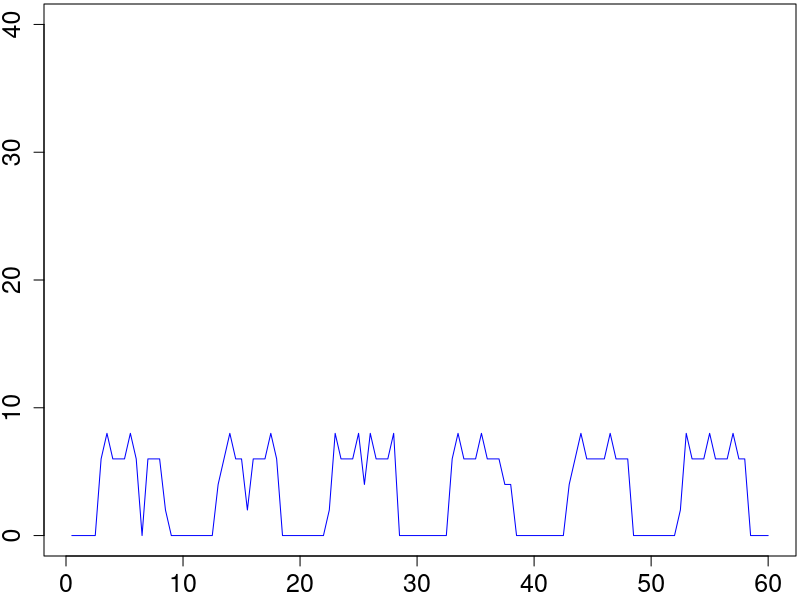

This chart was generated by the following R code:
# Read Raw Data
rawData <- readLines("pure-ndn.txt")
options(scipen=999)

# Extract Data Data
dataPattern <- "^\\+([.0-9]*).* < DATA for ([0-9]*)$"
dataData <- regmatches(rawData, gregexpr(dataPattern, rawData))
dataData <- dataData[grep(dataPattern, dataData)]
for (i in 1:length(dataData)) {
  dataData[i] <- sub(dataPattern, "\\1 \\2", dataData[i])
}

# Extract Interest Data
interestPattern <- "^\\+([.0-9]*).*Interest for ([0-9]*)$"
interestData <- regmatches(rawData, gregexpr(interestPattern, rawData))
interestData <- interestData[grep(interestPattern, interestData)]
for (i in 1:length(interestData)) {
  interestData[i] <- sub(interestPattern, "\\1 \\2", interestData[i])
}

# Extract Prefetch Interest Data
PreFetchInterestPattern <- "^\\+([.0-9]*).* > Pre-Fetch Interest for ([0-9]*)$"
PreFetchInterestData <- regmatches(rawData, gregexpr(PreFetchInterestPattern, rawData))
PreFetchInterestData <-PreFetchInterestData[grep(PreFetchInterestPattern, PreFetchInterestData)]
for (i in 1:length(PreFetchInterestData)) {
  PreFetchInterestData[i] <- sub(PreFetchInterestPattern, "\\1 \\2", PreFetchInterestData[i])
}
# duplicatedInterestNumber <- length(PreFetchInterestData)
# duplicatedInterestRatio <- duplicatedInterestNumber/(length(interestData) + duplicatedInterestNumber)

# Extract Recovery Interest Data
RecoveryInterestPattern <- "^\\+([.0-9]*).* > Recovery Interest for ([0-9]*)$"
RecoveryInterestData <- regmatches(rawData, gregexpr(RecoveryInterestPattern, rawData))
RecoveryInterestData <-RecoveryInterestData[grep(RecoveryInterestPattern, RecoveryInterestData)]
for (i in 1:length(RecoveryInterestData)) {
  RecoveryInterestData[i] <- sub(RecoveryInterestPattern, "\\1 \\2", RecoveryInterestData[i])
}

# Extract Dropped Data Data
DroppedPreFetchDataPattern <- "^\\+([.0-9]*).*< Pre.Fetch DATA..([0-9]*)..DROP.$"
DroppedPreFetchDataData <- regmatches(rawData, gregexpr(DroppedPreFetchDataPattern, rawData))
DroppedPreFetchDataData <-DroppedPreFetchDataData[grep(DroppedPreFetchDataPattern, DroppedPreFetchDataData)]
DroppedPreFetchDataNumber <- length(DroppedPreFetchDataData)
DroppedPreFetchDataRatio <- DroppedPreFetchDataNumber/(length(dataData) + DroppedPreFetchDataNumber)

# Extract Hop Data
hopcountPattern <- "^\\+([.0-9]*).*Hop count: ([0-9]*)$"
hopData <- regmatches(rawData, gregexpr(hopcountPattern, rawData))
hopData <- hopData[grep(hopcountPattern, hopData)]
for (i in 1:length(hopData)) {
  hopData[i] <- sub(hopcountPattern, "\\1 \\2", hopData[i])
}

# Calculate RTT
# df <- data.frame(index = numeric(length(dataData)),
#                  sending = numeric(length(dataData)),
#                  recieving = numeric(length(dataData)),
#                  rtt = numeric(length(dataData)),
#                  hopcount = numeric(length(dataData)),
#                  stringsAsFactors = FALSE)
# 
# for (i in 1:length(dataData)) {
#   item <- strsplit(as.character(dataData[i]), " ")
#   index <- as.numeric(item[[1]][2])
#   df$index[i] <- index
#   recieveTime <- as.numeric(item[[1]][1])
#   for (j in length(interestData):1) {
#     item2 <- strsplit(as.character(interestData[j]), " ")
#     index2 <- as.numeric(item2[[1]][2])
#     sendTime <- as.numeric(item2[[1]][1])
#     if (index2 - index == 0) {
#       df$sending[i] <- sendTime
#       df$recieving[i] <- recieveTime
#       df$rtt[i] <- (recieveTime*1000000000 - sendTime*1000000000)# - 214296000
#       break
#     }
#   }
#   for (j in length(RecoveryInterestData):1) {
#     item2 <- strsplit(as.character(RecoveryInterestData[j]), " ")
#     index2 <- as.numeric(item2[[1]][2])
#     sendTime <- as.numeric(item2[[1]][1])
#     if (index2 - index == 0) {
#       df$sending[i] <- sendTime
#       df$recieving[i] <- recieveTime
#       df$rtt[i] <- (recieveTime*1000000000 - sendTime*1000000000)# - 214296000
#       break
#     }
#   }
#   item3 <- strsplit(as.character(hopData[i]), " ")
#   df$hopcount[i] <- as.numeric(item3[[1]][2])
# }
# 
# # show plot
# #plot(df$rtt[1:nrow(df)], xlab="Data ID", ylab="Round-Trip Time")
# pdf("interest-only-hop-count.pdf",width=7,height=4) 
# par(mar=c(4,4,0,0)+0.1)
# plot(df$hopcount[1:nrow(df)], 
#      xlab="Target Data ID", ylab="Hop Number", 
#      ylim = c(1, 5),
#      pch = 1, cex.lab=1.5, cex.axis=1.5, cex.main=1.5, cex.sub=1.5)
# dev.off()
# rttsum <- summary(df$rtt[1:100])

# packets received per sencod
scale <- 0.5
table_row <- 60/scale
df2 <- data.frame(second = numeric(table_row),
                  packetNum = numeric(table_row),
                  stringsAsFactors = FALSE)
for (i in 1:table_row) {
  df2$second[i] <- i*scale
  counter <- 0
  for (j in 1:length(dataData)) {
    item <- strsplit(as.character(dataData[j]), " ")
    recieveTime <- as.numeric(item[[1]][1])
    if (recieveTime <= i*scale && recieveTime > (i - 1)*scale ) {
      counter <- counter + 1
    }
  }
  df2$packetNum[i] <- counter
}
pdf("pure-ndn.pdf",,width=6,height=3.5)
par(mar=c(2,2,0,0)+0.2)
plot(df2$second[1:table_row], df2$packetNum[1:table_row]*(1/scale), 
     xlab="Simulation Time (s)", ylab="Downloading (pkts/s)",
     ylim = c(0, 40),
     type="l", col="blue", cex.lab=1.5, cex.axis=1.5, cex.main=1.5, cex.sub=1.5)
dev.off()